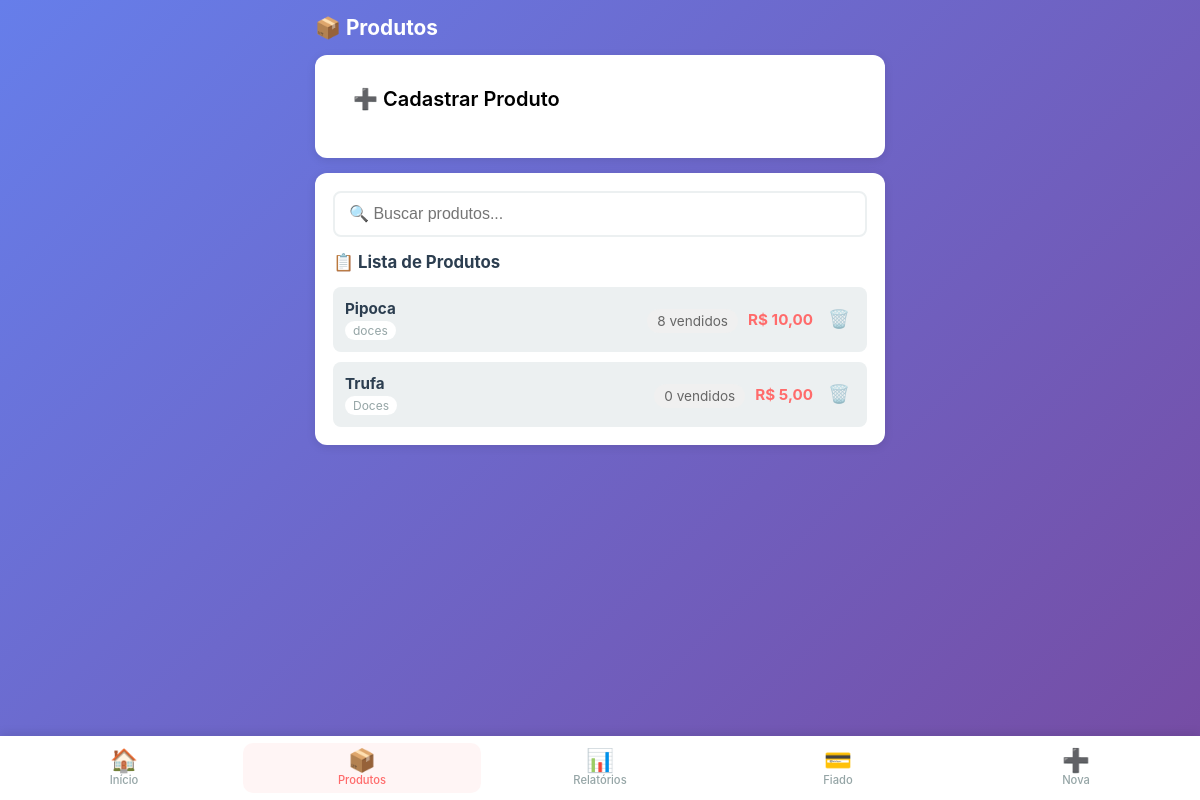
Page /produtos (signed in) on the committed database.
### app.py (models this page shows)
class Produto(db.Model):
    __tablename__ = 'produtos'
    id = db.Column(db.Integer, primary_key=True)
    nome = db.Column(db.String(100), nullable=False)
    preco = db.Column(db.Float, nullable=False)
    categoria = db.Column(db.String(50), default='')
    ativo = db.Column(db.Boolean, default=True)
    created_at = db.Column(db.DateTime, default=agora_brasilia)

### app.py (the view)
@app.route('/produtos')
@login_required
def produtos():
    produtos = Produto.query.filter_by(ativo=True).order_by(Produto.nome).all()
    from sqlalchemy import func
    vendas_por_produto = db.session.query(
        Venda.produto_id,
        func.sum(Venda.quantidade).label('qtd_total')
    ).group_by(Venda.produto_id).all()
    qtd_dict = {v[0]: int(v[1] or 0) for v in vendas_por_produto}
    for p in produtos:
        p.qtd_vendida = qtd_dict.get(p.id, 0)
    return render_template('produtos.html', produtos=produtos)

### app.py (called while the page is built)
def login_required(f):
    @wraps(f)
    def decorated_function(*args, **kwargs):
        if 'logged_in' not in session:
            return redirect(url_for('login'))
        return f(*args, **kwargs)
    return decorated_function

def formatar_br(valor):
    return f"{valor:,.2f}".replace(",", "X").replace(".", ",").replace("X", ".")

@app.template_filter('moeda_br')
def moeda_br_filter(valor):
    return formatar_br(valor)

### templates/produtos.html (shortened to what this page needs)
{% extends "base.html" %}
{% block content %}
<div class="page-header">
    <h2>📦 Produtos</h2>
</div>
<div class="card">
    <div class="page-header" style="display:flex; justify-content:flex-start; align-items:center;">
        <button class="btn btn-primary" style="background-color: white; color: black; font-size: 20px;" id="btnToggleCadastro" type="button" onclick="toggleCadastro();">➕ Cadastrar Produto</button>
    </div>
</div>
<div class="card">
    <div class="busca-container">
        <input type="text" id="buscaProduto" placeholder="🔍 Buscar produtos..." onkeyup="filtrarProdutos()">
    </div>
    <h3>📋 Lista de Produtos</h3>
    <div id="listaProdutos" class="lista-produtos">
        {% for produto in produtos %}
        <div class="produto-item" id="produto-{{ produto.id }}" data-nome="{{ produto.nome.lower() }}">
            <div class="produto-info">
                <strong>{{ produto.nome }}</strong>
                <span class="categoria">{{ produto.categoria }}</span>
            </div>
            <div class="produto-vendas">
                <span class="qtd-vendida" title="Quantidade total vendida"> {{ produto.qtd_vendida }} vendidos</span>
            </div>
            <div class="produto-actions">
                <span class="preco">R$ {{ produto.preco|moeda_br }}</span>
                <button class="btn-icon btn-excluir" onclick="excluirProduto({{ produto.id }})" title="Excluir">🗑️</button>
            </div>
        </div>
        {% else %}
        <p class="empty">Nenhum produto cadastrado</p>
        {% endfor %}
    </div>
</div>
{% endblock %}

### static/css/style.css (style rules this page uses)
:root { --primary: #FF6B6B; --primary-dark: #EE5A5A; --secondary: #4ECDC4; --success: #2ECC71; --warning: #F39C12; --danger: #E74C3C; --dark: #2C3E50; --gray: #95A5A6; --light: #ECF0F1; --white: #FFFFFF; --shadow: 0 2px 10px rgba(0,0,0,0.1); --radius: 12px; }
* { margin: 0; padding: 0; box-sizing: border-box; -webkit-tap-highlight-color: transparent; }
body { font-family: -apple-system, BlinkMacSystemFont, 'Segoe UI', Roboto, sans-serif; background: linear-gradient(135deg, #667eea 0%, #764ba2 100%); min-height: 100vh; color: var(--dark); padding-bottom: 20px; }
.page-header { margin-bottom: 15px; }
.page-header h2 { font-size: 1.3rem; color: var(--white); margin-bottom: 5px; }
.card { background: var(--white); border-radius: var(--radius); padding: 18px; margin-bottom: 15px; box-shadow: var(--shadow); }
.card h3 { font-size: 1.05rem; margin-bottom: 15px; color: var(--dark); display: flex; align-items: center; gap: 8px; }
.btn { display: inline-flex; align-items: center; justify-content: center; gap: 8px; padding: 14px 20px; border: none; border-radius: 10px; font-size: 1rem; font-weight: 600; cursor: pointer; transition: all 0.2s; font-family: inherit; }
.btn-primary { background: var(--primary); color: var(--white); }
.btn-icon { background: none; border: none; font-size: 1.1rem; cursor: pointer; padding: 5px; }
.busca-container { margin-bottom: 15px; }
.busca-container input { width: 100%; padding: 12px 14px; border: 2px solid var(--light); border-radius: 8px; font-size: 1rem; }
.lista-produtos, .lista-vendas, .lista-clientes, .lista-fiado { display: flex; flex-direction: column; gap: 10px; }
.produto-item { display: flex; justify-content: space-between; align-items: center; padding: 12px; background: var(--light); border-radius: 8px; }
.produto-vendas { margin-left: auto; margin-right: 10px; }
.qtd-vendida { font-size: 0.85rem; color: #666; background: #f0f0f0; padding: 4px 10px; border-radius: 12px; white-space: nowrap; }
.produto-actions { display: flex; align-items: center; gap: 10px; }
.produto-info { display: flex; flex-direction: column; gap: 3px; }
.produto-info strong { font-size: 0.95rem; }
.categoria { font-size: 0.75rem; color: var(--gray); background: var(--white); padding: 2px 8px; border-radius: 10px; display: inline-block; width: fit-content; }
.preco { font-weight: bold; color: var(--primary); font-size: 0.95rem; }
.card { animation: fadeIn 0.3s ease; }
.btn-excluir { opacity: 0.6; transition: all 0.2s; }

### rows in the picture
Produto: nome "Pipoca", categoria "doces", qtd_vendida "8", preco|moeda_br "10,00"
Produto: nome "Trufa", categoria "Doces", qtd_vendida "0", preco|moeda_br "5,00"
